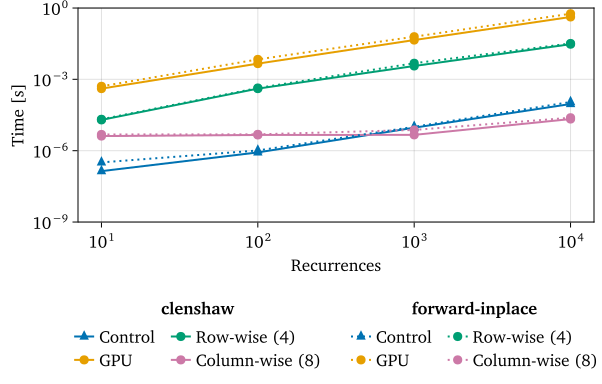

Here is the Julia script that generated this plot:
using CairoMakie, CSV, DataFrames;

dfc = CSV.read("./analysis/benchmarks/clenshaw-inplace/clenshaw-recurrence-scaling-10-points.csv", DataFrame);
dfi = CSV.read("./analysis/benchmarks/clenshaw-inplace/inplace-recurrence-scaling-10-points.csv", DataFrame);

recurrences = parse.(Int, replace.(dfc[!, "Recurrences"], "_" => ""));

fixed_c = dfc[!, "Fixed"];
gpu_c = dfc[!, "GPU"];
row_c = dfc[!, "Row-wise (4)"];
column_c = dfc[!, "Column-wise (8)"];

fixed_i = dfi[!, "Fixed"];
gpu_i = dfi[!, "GPU"];
row_i = dfi[!, "Row-wise (4)"];
column_i = dfi[!, "Column-wise (8)"];

pt = 4 / 3;
inch = 96;

set_theme!(
    fontsize=round(13pt),
    linewidth=2,
    markersize=13,
    figure_padding=8,
    fonts=(regular="charter", bold="charter bold", italic="charter italic", bold_italic="charter bold italic"),
);
fig = Figure(size=(6.27inch, 4inch));
ax = Axis(
    fig[1, 1],
    xlabel="Recurrences",
    ylabel="Time [s]",
    yscale=log10,
    xscale=log10,
    limits=(nothing, (1e-9, 1))
);

f_c = scatterlines!(ax, recurrences, fixed_c, marker=:utriangle);
g_c = scatterlines!(ax, recurrences, gpu_c);
r_c = scatterlines!(ax, recurrences, row_c);
c_c = scatterlines!(ax, recurrences, column_c);

f_color = f_c.color;
g_color = g_c.color;
r_color = r_c.color;
c_color = c_c.color;

f_i = scatterlines!(ax, recurrences, fixed_i, color=f_color, linestyle=:dot, marker=:utriangle);
g_i = scatterlines!(ax, recurrences, gpu_i, color=g_color, linestyle=:dot);
r_i = scatterlines!(ax, recurrences, row_i, color=r_color, linestyle=:dot);
c_i = scatterlines!(ax, recurrences, column_i, color=c_color, linestyle=:dot);

Legend(
    fig[2, 1],
    [[f_c, g_c, r_c, c_c], [f_i, g_i, r_i, c_i]],
    [["Control", "GPU", "Row-wise (4)", "Column-wise (8)"], ["Control", "GPU", "Row-wise (4)", "Column-wise (8)"]],
    ["clenshaw", "forward-inplace"],
    orientation=:horizontal,
    framevisible=false,
    nbanks=2,
    groupgap=30
)

fig

save("clenshaw-inplace-recurrence-scaling.svg", fig)
